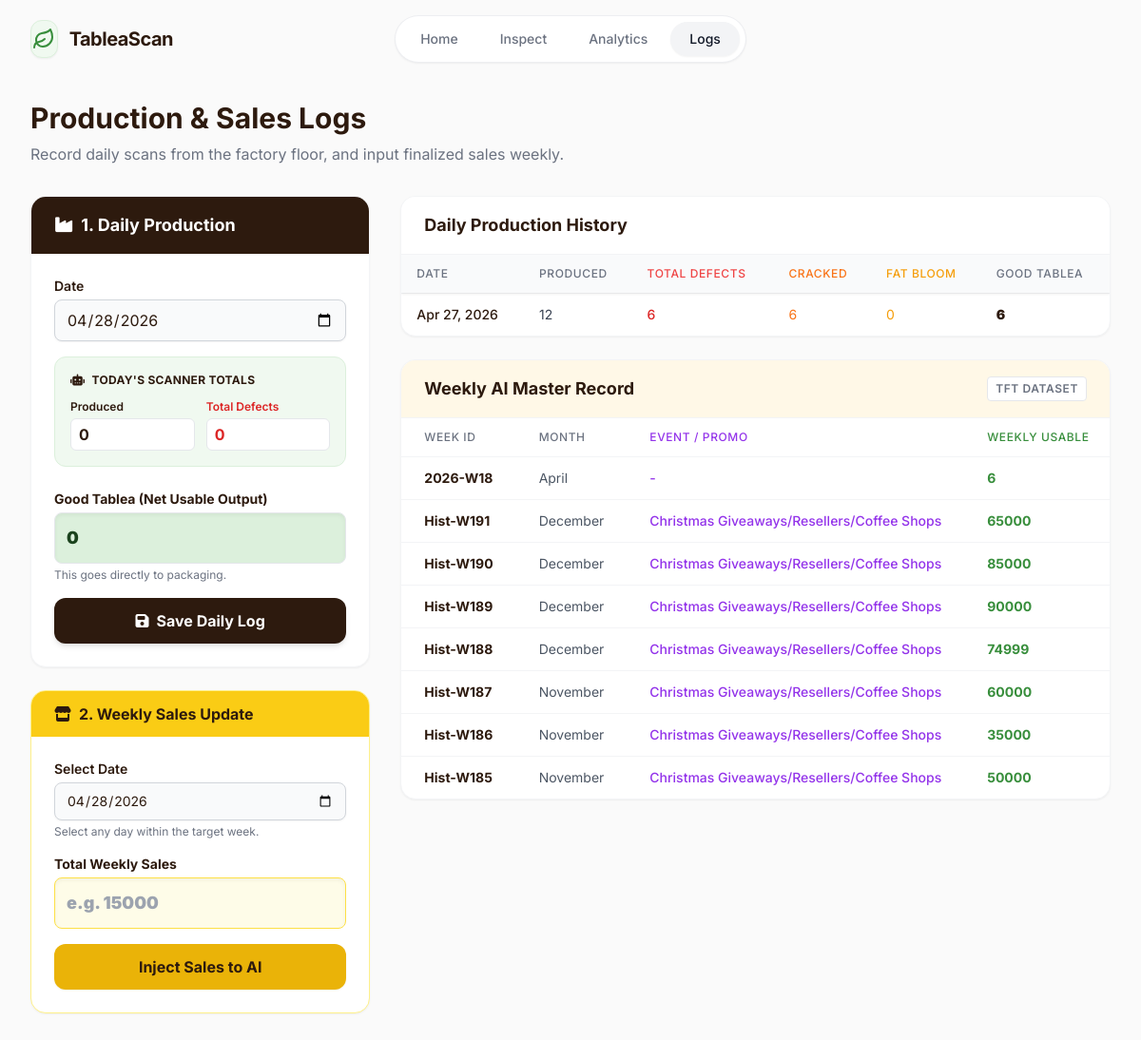
Page /logs on the committed database.
### app.py (models this page shows)
class DailyProduction(db.Model):
    id = db.Column(db.Integer, primary_key=True)
    date = db.Column(db.Date, nullable=False, unique=True)
    week_id = db.Column(db.String(20), nullable=False)
    month_name = db.Column(db.String(20), nullable=False)
    sales_pcs = db.Column(db.Integer, default=0)
    total_produced = db.Column(db.Integer, default=0)
    total_defects = db.Column(db.Integer, default=0)
    cracked_count = db.Column(db.Integer, default=0)
    bloom_count = db.Column(db.Integer, default=0)
    good_count = db.Column(db.Integer, default=0)
    net_usable_output = db.Column(db.Integer, default=0)

class ProductionHistory(db.Model):
    id = db.Column(db.Integer, primary_key=True)
    time_idx = db.Column(db.Integer, nullable=False, unique=True)
    week_id = db.Column(db.String(20), nullable=False, default="Unknown") # For matching logic
    branch = db.Column(db.String(50), nullable=False)
    month = db.Column(db.String(20), nullable=False)
    event_name = db.Column(db.String(100), default="None") # For special events/promos
    sales_pcs = db.Column(db.Integer, nullable=False, default=0)
    total_produced = db.Column(db.Integer, nullable=False, default=0)
    net_usable_output = db.Column(db.Integer, nullable=False, default=0)
    defect_rate = db.Column(db.Float, nullable=False, default=0.0)

### app.py (the view)
@app.route('/logs')
def logs():
    recent_logs = DailyProduction.query.order_by(DailyProduction.date.desc()).limit(30).all()
    weekly_logs = ProductionHistory.query.order_by(ProductionHistory.time_idx.desc()).limit(8).all()
    today = datetime.utcnow().date()
    start_of_day = datetime.combine(today, datetime.min.time())
    end_of_day = datetime.combine(today, datetime.max.time())
    today_scans = ScanLog.query.filter(
        ScanLog.timestamp >= start_of_day,
        ScanLog.timestamp <= end_of_day
    ).all()
    today_produced = sum(s.total_scanned for s in today_scans)
    today_good = sum(s.good_pcs for s in today_scans)
    today_crack = sum(s.crack_pcs for s in today_scans)
    today_bloom = sum(s.bloom_pcs for s in today_scans)
    today_defects = sum(s.crack_pcs + s.bloom_pcs + s.defect_pcs for s in today_scans)
    return render_template(
        'logs.html',
        current_page='logs',
        logs=recent_logs,
        weekly_logs=weekly_logs,
        today_produced=today_produced,
        today_good=today_good,
        today_crack=today_crack,
        today_bloom=today_bloom,
        today_defects=today_defects
    )

### templates/logs.html (shortened to what this page needs)
{% extends "base.html" %}
{% block content %}
<div class="mb-8">
    <h1 class="text-3xl font-display font-bold text-bark-900">Production & Sales Logs</h1>
    <p class="text-gray-500 mt-2">Record daily scans from the factory floor, and input finalized sales weekly.</p>
</div>
<div class="grid grid-cols-1 lg:grid-cols-3 gap-8">
    <div class="lg:col-span-1 space-y-6">
        <div class="bg-white rounded-2xl shadow-sm border border-gray-100 overflow-hidden animate-fade-in">
            <div class="bg-bark-900 px-6 py-4">
                <h2 class="text-lg font-bold text-white"><i class="fas fa-industry mr-2"></i>1. Daily Production</h2>
            </div>
            <div class="p-6">
                <form action="/api/add_log" method="POST" class="space-y-4">
                    <div>
                        <label class="block text-sm font-semibold text-bark-900 mb-1">Date</label>
                        <input type="date" id="log-date" name="date" class="w-full rounded-lg border-gray-300 shadow-sm px-3 py-2 border bg-gray-50" required>
                    </div>
                    <div class="p-4 bg-leaf-50 rounded-xl border border-leaf-100 space-y-3">
                        <p class="text-xs font-bold text-leaf-700 uppercase tracking-wide"><i class="fas fa-robot mr-1"></i> Today's Scanner Totals</p>
                        <div class="grid grid-cols-2 gap-3">
                            <div>
                                <label class="block text-xs font-semibold text-bark-900 mb-1">Produced</label>
                                <input type="number" name="total_produced" class="w-full rounded-md border-leaf-200 px-2 py-1 border font-bold bg-white" value="{{ today_produced }}" readonly>
                            </div>
                            <div>
                                <label class="block text-xs font-semibold text-red-600 mb-1">Total Defects</label>
                                <input type="number" name="total_defects" class="w-full rounded-md border-leaf-200 px-2 py-1 border font-bold text-red-600 bg-white" value="{{ today_defects }}" readonly>
                            </div>
                        </div>
                    </div>
                    <div class="pt-2">
                        <label class="block text-sm font-bold text-bark-900 mb-1">Good Tablea (Net Usable Output)</label>
                        <input type="number" id="input-good" name="good_count" class="w-full rounded-lg border-leaf-400 shadow-inner px-3 py-3 border font-black text-lg bg-leaf-100 text-leaf-900 outline-none" value="{{ today_good }}">
                        <p class="text-xs text-gray-500 mt-1">This goes directly to packaging.</p>
                    </div>
                    <button type="submit" class="w-full bg-bark-900 hover:bg-bark-800 text-white font-bold py-3 px-4 rounded-xl transition shadow-md flex items-center justify-center gap-2">
                        <i class="fas fa-save"></i> Save Daily Log
                    </button>
                </form>
            </div>
        </div>
        <div class="bg-white rounded-2xl shadow-sm border border-yellow-200 overflow-hidden animate-fade-in" style="animation-delay: 0.1s;">
            <div class="bg-yellow-400 px-6 py-3 flex items-center gap-2">
                <i class="fas fa-store text-bark-900"></i>
                <h2 class="text-md font-bold text-bark-900">2. Weekly Sales Update</h2>
            </div>
            <div class="p-6">
                <form action="/api/add_sales" method="POST" class="space-y-4">
                    <div>
                        <label class="block text-sm font-semibold text-bark-900 mb-1">Select Date</label>
                        <input type="date" id="sales-date" name="sales_date" class="w-full rounded-lg border-gray-300 shadow-sm px-3 py-2 border bg-gray-50 text-sm" required>
                        <p class="text-xs text-gray-500 mt-1">Select any day within the target week.</p>
                    </div>
                    <div>
                        <label class="block text-sm font-bold text-bark-900 mb-1">Total Weekly Sales</label>
                        <input type="number" name="weekly_sales" class="w-full rounded-lg border-yellow-300 shadow-inner px-3 py-3 border font-black text-lg bg-yellow-50 text-bark-900 focus:ring-yellow-500 focus:border-yellow-500" placeholder="e.g. 15000" required>
                    </div>
                    <button type="submit" class="w-full bg-yellow-500 hover:bg-yellow-400 text-bark-900 font-bold py-3 px-4 rounded-xl transition shadow-sm">
                        Inject Sales to AI
                    </button>
                </form>
            </div>
        </div>
    </div>
    <div class="lg:col-span-2 space-y-6">
        <div class="bg-white rounded-2xl shadow-sm border border-gray-100 overflow-hidden animate-fade-in" style="animation-delay: 0.2s;">
            <div class="bg-white border-b border-gray-100 px-6 py-4">
                <h2 class="text-lg font-bold text-bark-900">Daily Production History</h2>
            </div>
            <div class="overflow-x-auto overflow-y-auto max-h-80">
                <table class="w-full text-left border-collapse whitespace-nowrap">
                    <thead class="sticky top-0 bg-gray-50 shadow-sm z-10">
                        <tr class="text-gray-500 text-xs uppercase tracking-wider">
                            <th class="px-4 py-3 font-medium border-b border-gray-100">Date</th>
                            <th class="px-4 py-3 font-medium border-b border-gray-100">Produced</th>
                            <th class="px-4 py-3 font-medium text-red-500 border-b border-gray-100">Total Defects</th>
                            <th class="px-4 py-3 font-medium text-orange-500 border-b border-gray-100">Cracked</th>
                            <th class="px-4 py-3 font-medium text-amber-500 border-b border-gray-100">Fat Bloom</th>
                            <th class="px-4 py-3 font-medium text-leaf-700 border-b border-gray-100">Good Tablea</th>
                        </tr>
                    </thead>
                    <tbody class="divide-y divide-gray-100">
                        {% for log in logs %}
                        <tr class="hover:bg-gray-50 transition-colors">
                            <td class="px-4 py-3 text-sm font-medium text-bark-900">{{ log.date.strftime('%b %d, %Y') }}</td>
                            <td class="px-4 py-3 text-sm text-gray-700">{{ log.total_produced }}</td>
                            <td class="px-4 py-3 text-sm text-red-600 font-medium">{{ log.total_defects }}</td>
                            <td class="px-4 py-3 text-sm text-orange-500">{{ log.cracked_count }}</td>
                            <td class="px-4 py-3 text-sm text-amber-500">{{ log.bloom_count }}</td>
                            <td class="px-4 py-3 text-sm font-black text-leaf-700">{{ log.good_count }}</td>
                        </tr>
                        {% else %}
                        <tr>
                            <td colspan="6" class="px-6 py-12 text-center text-gray-400 text-sm">
                                No daily production logged yet.
                            </td>
                        </tr>
                        {% endfor %}
                    </tbody>
                </table>
            </div>
        </div>
        <div class="bg-white rounded-2xl shadow-sm border border-gray-100 overflow-hidden animate-fade-in" style="animation-delay: 0.3s;">
            <div class="bg-bark-50 border-b border-gray-100 px-6 py-4 flex justify-between items-center">
                <h2 class="text-lg font-bold text-bark-900">Weekly AI Master Record</h2>
                <span class="text-xs font-semibold text-gray-500 uppercase tracking-wider bg-white px-2 py-1 rounded border border-gray-200">TFT Dataset</span>
            </div>
            <div class="overflow-x-auto">
                <table class="w-full text-left border-collapse whitespace-nowrap">
                    <thead class="bg-white">
                        <tr class="text-gray-500 text-xs uppercase tracking-wider border-b border-gray-100">
                            <th class="px-6 py-3 font-medium">Week ID</th>
                            <th class="px-6 py-3 font-medium">Month</th>
                            <th class="px-6 py-3 font-medium text-purple-600">Event / Promo</th>
                            <th class="px-6 py-3 font-medium text-leaf-600">Weekly Usable</th>
                        </tr>
                    </thead>
                    <tbody class="divide-y divide-gray-100">
                        {% for week in weekly_logs %}
                        <tr class="hover:bg-gray-50 transition-colors">
                            <td class="px-6 py-3 text-sm font-bold text-bark-900">
                                {% if week.week_id and week.week_id != 'Unknown' %}
                                    {{ week.week_id }}
                                {% else %}
                                    Wk {{ week.time_idx }}
                                {% endif %}
                            </td>
                            <td class="px-6 py-3 text-sm text-gray-600">{{ week.month }}</td>
                            <td class="px-6 py-3 text-sm text-purple-600 font-medium">
                                {% if week.event_name and week.event_name != 'None' %}
                                    {{ week.event_name }}
                                {% else %}
                                    -
                                {% endif %}
                            </td>
                            <td class="px-6 py-3 text-sm font-bold text-leaf-600">{{ week.net_usable_output }}</td>
                        </tr>
                        {% else %}
                        <tr>
                            <td colspan="5" class="px-6 py-8 text-center text-gray-400 text-sm">
                                No weekly roll-ups generated yet.
                            </td>
                        </tr>
                        {% endfor %}
                    </tbody>
                </table>
            </div>
        </div>
    </div>
</div>
{% endblock %}

### templates/base.html (shortened to what this page needs)
<!DOCTYPE html>
<html lang="en">
<head>
  <script src="https://cdn.tailwindcss.com"></script>
  <link rel="stylesheet" href="https://cdnjs.cloudflare.com/ajax/libs/font-awesome/6.4.0/css/all.min.css">
</head>
<body class="text-bark-900 font-sans min-h-screen flex flex-col selection:bg-leaf-500 selection:text-white">
  <nav class="sticky top-4 z-50 w-full max-w-7xl mx-auto px-4 sm:px-6 lg:px-8 mt-4">
    <div class="flex items-center justify-between">
      <div class="flex items-center gap-3 cursor-pointer w-[150px]" onclick="window.location.href='{{ url_for('home') }}'">
        <div class="w-10 h-10 bg-leaf-50 rounded-xl flex items-center justify-center shadow-sm border border-leaf-100">
        </div>
        <span class="text-xl font-display font-bold tracking-tight text-bark-900">TableaScan</span>
      </div>
      <div class="hidden md:flex items-center gap-1 bg-white px-1.5 py-1.5 rounded-full border border-gray-200/70 shadow-sm backdrop-blur-md">
        <a href="{{ url_for('home') }}" class="px-5 py-2 rounded-full text-sm font-medium transition-all duration-300 {% if current_page == 'home' %}bg-gray-100 text-gray-900 shadow-sm{% else %}text-gray-500 hover:text-gray-900 hover:bg-gray-50{% endif %}">
          Home
        </a>
        <a href="{{ url_for('detect') }}" class="px-5 py-2 rounded-full text-sm font-medium transition-all duration-300 {% if current_page == 'detect' %}bg-gray-100 text-gray-900 shadow-sm{% else %}text-gray-500 hover:text-gray-900 hover:bg-gray-50{% endif %}">
          Inspect
        </a>
        <a href="{{ url_for('analytics') }}" class="px-5 py-2 rounded-full text-sm font-medium transition-all duration-300 {% if current_page == 'analytics' %}bg-gray-100 text-gray-900 shadow-sm{% else %}text-gray-500 hover:text-gray-900 hover:bg-gray-50{% endif %}">
          Analytics
        </a>
        <a href="{{ url_for('logs') }}" class="px-5 py-2 rounded-full text-sm font-medium transition-all duration-300 {% if current_page == 'logs' %}bg-gray-100 text-gray-900 shadow-sm{% else %}text-gray-500 hover:text-gray-900 hover:bg-gray-50{% endif %}">
          Logs
        </a>
      </div>
    </div>
  </nav>
  <main class="flex-grow w-full max-w-7xl mx-auto px-4 sm:px-6 lg:px-8 pt-10 pb-24 md:pb-12">
    {% block content %}
    {% endblock %}
  </main>
</body>
</html>

### templates/base.html (style rules this page uses)
body { background-color: #FAFAFA; }

### rows in the picture
DailyProduction: date "Apr 27, 2026", total_produced "12", total_defects "6", cracked_count "6", bloom_count "0", good_count "6"
ProductionHistory: week_id "2026-W18", month "April", net_usable_output "6"
ProductionHistory: week_id "Hist-W191", month "December", event_name "Christmas Giveaways/Resellers/Coffee Shops", net_usable_output "65000"
ProductionHistory: week_id "Hist-W190", month "December", event_name "Christmas Giveaways/Resellers/Coffee Shops", net_usable_output "85000"
ProductionHistory: week_id "Hist-W189", month "December", event_name "Christmas Giveaways/Resellers/Coffee Shops", net_usable_output "90000"
ProductionHistory: week_id "Hist-W188", month "December", event_name "Christmas Giveaways/Resellers/Coffee Shops", net_usable_output "74999"
ProductionHistory: week_id "Hist-W187", month "November", event_name "Christmas Giveaways/Resellers/Coffee Shops", net_usable_output "60000"
ProductionHistory: week_id "Hist-W186", month "November", event_name "Christmas Giveaways/Resellers/Coffee Shops", net_usable_output "35000"
ProductionHistory: week_id "Hist-W185", month "November", event_name "Christmas Giveaways/Resellers/Coffee Shops", net_usable_output "50000"
